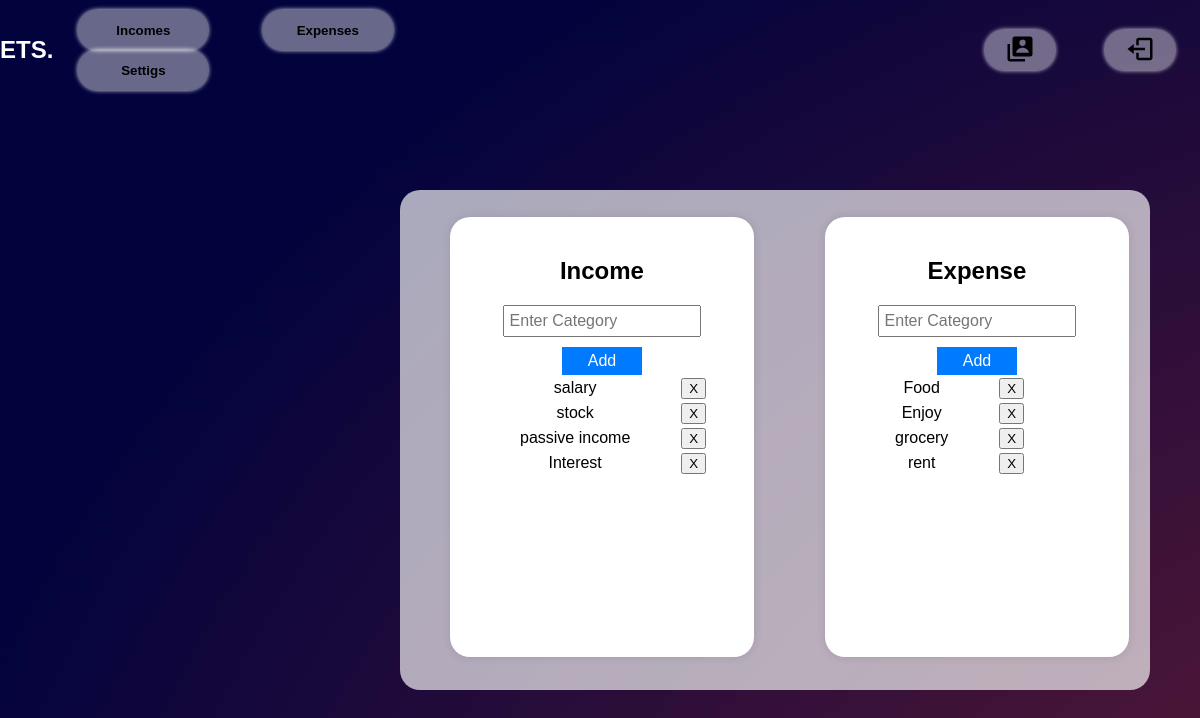
The app's page /settings (signed in) with its own data.
### FinTech/models.py (models this page shows)
class IncomeCategory(models.Model):
    name = models.CharField(max_length=50)
    user = models.ForeignKey(User, related_name='user_inc_catg', on_delete=models.CASCADE)
    def __str__(self):
        return self.name

class ExpenseCategory(models.Model):
    name = models.CharField(max_length=50)
    user = models.ForeignKey(User, related_name='user_exp_catg', on_delete=models.CASCADE)
    def __str__(self):
        return self.name

### FinTech/views.py (the view)
# urls.py: path('settings',views.settings,name="settings"),
def settings(request):
    if request.user.is_authenticated:
        profile= User.objects.get(id=request.user.id)
        expense_categories=ExpenseCategory.objects.filter(user=request.user.id)
        income_categories=IncomeCategory.objects.filter(user=request.user.id)
        if request.method== "POST":
            first_name= request.POST['first_name']
            last_name= request.POST['last_name']
            email= request.POST['email']
            profile.first_name=first_name
            profile.last_name=last_name
            profile.email=email
            profile.save()
            print("Profile Updated")
            return redirect("/profile")
        else:
            return render(request,"settings.html",{"profile":profile,"expense_categories":expense_categories,"income_categories":income_categories})
    else:
        return render(request, "/",{})

### templates/settings.html (shortened to what this page needs)
{% load static %}
<!DOCTYPE html>
<html lang="en">
<head>
    <link rel="stylesheet" href="{% static 'setting.css' %}">
    <link rel="stylesheet" href="{% static 'nav.css' %}">
</head>
<body>
<nav class="nav">
    <a href="/dashboard" id="logo"><h1>ETS.</h1></a>
     <div class="nav-button">
         <button class="btn" id="Income" onclick="location.href='/incomes'">Incomes</button>
         <button class="btn" id="Expense" onclick="location.href='/expenses'">Expenses</button>
         <button class="btn" id="Setting" onclick="location.href='/settings'">Settigs</button>
     </div>
     <div class="nav-logo">
         <button class="btn left" id="Profile" onclick="location.href='/profile'"><img/></button>
         <button class="btn left" id="Logout" onclick="location.href='/logout'"><img/></button>
     </div>
 </nav>
    <div class="main-container">
        <div class="container">
            <form method="post" action="/add-income-category">
                <h2>Income</h2>
                <input type="text" id="income" name="name" class="input-field" placeholder="Enter Category">
                <input type="submit" value="Add" class="add-button">
            </form>
            <table>
                {% for category in income_categories %}
                    <tr>
                        <td style="padding-right: 3em;padding-left: 3em;">{{category}}</td>
                        <td><button class="btn" onclick="location.href='/remove-income-category/{{category.id}}'">X</button></td>
                    </tr>
                {% endfor %}
            </table>
        </div>
        <div class="container">
            <form method="post" action="/add-expense-category">
                <h2>Expense</h2>
                <input type="text" id="expense" name="name" class="input-field" placeholder="Enter Category">
                <input type="submit" value="Add" class="add-button">
            </form>
            <table>
                {% for category in expense_categories %}
                    <tr>
                        <td style="padding-right: 3em;padding-left: 3em;">{{category}}</td>
                        <td><button class="btn" onclick="location.href='/remove-expense-category/{{category.id}}'">X</button></td>
                    </tr>
                {% endfor %}
            </table>
        </div>
    </div>
</body>
</html>

### static/setting.css (style rules this page uses)
body { font-family: Arial, sans-serif; margin: 0; padding: 0; background: url(dark-gradient.jpg); }
.nav { display: flex; width: 100%; justify-content: center; align-items: center; margin-top: 10px; }
.nav-logo { display: flex; flex-direction: row; justify-content: center; align-items: center; color: #ffffff; margin-right: 0px; margin-left: 490px; }
#logo { text-decoration: none; color: #ffffff; }
.left { width: 130px; height: 40px; font-weight: 700; background: rgba(255, 255, 255, 0.4); border: none; border-radius: 30px; cursor: pointer; transition: .3s ease; margin: 0 25px; box-shadow: 0 0 5px rgb(255, 254, 254); }
.nav-button .btn { width: 130px; height: 40px; font-weight: 700; background: rgba(255, 255, 255, 0.4); border: none; border-radius: 30px; cursor: pointer; transition: .3s ease; margin: 0 25px; box-shadow: 0 0 5px rgb(255, 254, 254); }
#Logout { width: 70px; }
#Profile { width: 70px; }
.main-container { display: flex; flex-direction: row; width: 750px; height: 500px; background: #ffffffa8; margin-top: 100px; margin-left: 400px; border-radius: 20px; }
.container { max-width: 400px; height: 400px; margin: 0 auto; padding: 20px; background-color: #fff; box-shadow: 0 0 10px rgba(0, 0, 0, 0.1); text-align: center; margin-left: 50px; margin-top: 27px; border-radius: 20px; }
.input-field { width: 70%; padding: 5px; font-size: 16px; margin-bottom: 10px; }
.add-button { width: 30%; padding: 5px; background-color: #007bff; color: #fff; border: none; cursor: pointer; font-size: 16px; }

### static/nav.css (style rules this page uses)
body { font-family: Arial, sans-serif; margin: 0; padding: 0; background: url(dark-gradient.jpg); }
.nav { display: flex; width: 100%; justify-content: center; align-items: center; margin-top: 10px; }
.nav-logo { display: flex; flex-direction: row; justify-content: center; align-items: center; color: #ffffff; margin-right: 0px; margin-left: 490px; }
#logo { text-decoration: none; color: #ffffff; }
.left { width: 130px; height: 40px; font-weight: 700; background: rgba(255, 255, 255, 0.4); border: none; border-radius: 30px; cursor: pointer; transition: .3s ease; margin: 0 25px; box-shadow: 0 0 5px rgb(255, 254, 254); }
.nav-button .btn { width: 130px; height: 40px; font-weight: 700; background: rgba(255, 255, 255, 0.4); border: none; border-radius: 30px; cursor: pointer; transition: .3s ease; margin: 0 25px; box-shadow: 0 0 5px rgb(255, 254, 254); }
#Logout { width: 70px; }
#Profile { width: 70px; }

### records on screen
IncomeCategory: name "salary"
IncomeCategory: name "stock"
IncomeCategory: name "passive income"
IncomeCategory: name "Interest"
ExpenseCategory: name "Food"
ExpenseCategory: name "Enjoy"
ExpenseCategory: name "grocery"
ExpenseCategory: name "rent"
